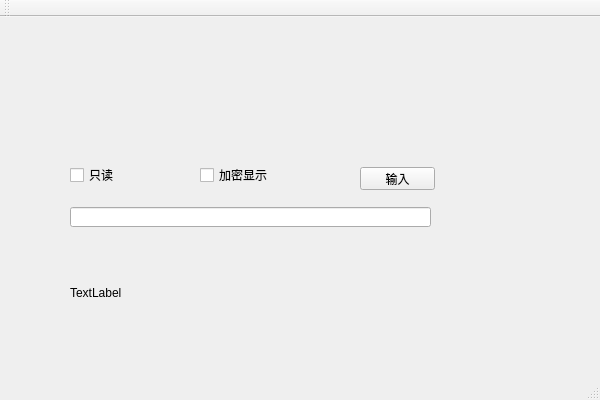
<?xml version="1.0" encoding="UTF-8"?>
<ui version="4.0">
 <class>QtWidgetsApplication1Class</class>
 <widget class="QMainWindow" name="QtWidgetsApplication1Class">
  <property name="geometry">
   <rect>
    <x>0</x>
    <y>0</y>
    <width>600</width>
    <height>400</height>
   </rect>
  </property>
  <property name="windowTitle">
   <string>QtWidgetsApplication1</string>
  </property>
  <widget class="QWidget" name="centralWidget">
   <widget class="QCheckBox" name="checkBox">
    <property name="geometry">
     <rect>
      <x>70</x>
      <y>150</y>
      <width>71</width>
      <height>16</height>
     </rect>
    </property>
    <property name="text">
     <string>只读</string>
    </property>
   </widget>
   <widget class="QCheckBox" name="checkBox_2">
    <property name="geometry">
     <rect>
      <x>200</x>
      <y>150</y>
      <width>71</width>
      <height>16</height>
     </rect>
    </property>
    <property name="text">
     <string>加密显示</string>
    </property>
   </widget>
   <widget class="QPushButton" name="pushButton">
    <property name="geometry">
     <rect>
      <x>360</x>
      <y>150</y>
      <width>75</width>
      <height>23</height>
     </rect>
    </property>
    <property name="text">
     <string>输入</string>
    </property>
   </widget>
   <widget class="QLineEdit" name="lineEdit">
    <property name="geometry">
     <rect>
      <x>70</x>
      <y>190</y>
      <width>361</width>
      <height>20</height>
     </rect>
    </property>
   </widget>
   <widget class="QLabel" name="label">
    <property name="geometry">
     <rect>
      <x>70</x>
      <y>270</y>
      <width>54</width>
      <height>12</height>
     </rect>
    </property>
    <property name="text">
     <string>TextLabel</string>
    </property>
   </widget>
  </widget>
  <widget class="QMenuBar" name="menuBar">
   <property name="geometry">
    <rect>
     <x>0</x>
     <y>0</y>
     <width>600</width>
     <height>23</height>
    </rect>
   </property>
  </widget>
  <widget class="QToolBar" name="mainToolBar">
   <attribute name="toolBarArea">
    <enum>TopToolBarArea</enum>
   </attribute>
   <attribute name="toolBarBreak">
    <bool>false</bool>
   </attribute>
  </widget>
  <widget class="QStatusBar" name="statusBar"/>
 </widget>
 <layoutdefault spacing="6" margin="11"/>
 <resources>
  <include location="qtwidgetsapplication1.qrc"/>
 </resources>
 <connections>
  <connection>
   <sender>checkBox</sender>
   <signal>clicked()</signal>
   <receiver>QtWidgetsApplication1Class</receiver>
   <slot>on_checkBox_clicked()</slot>
   <hints>
    <hint type="sourcelabel">
     <x>97</x>
     <y>190</y>
    </hint>
    <hint type="destinationlabel">
     <x>153</x>
     <y>118</y>
    </hint>
   </hints>
  </connection>
  <connection>
   <sender>checkBox_2</sender>
   <signal>clicked()</signal>
   <receiver>QtWidgetsApplication1Class</receiver>
   <slot>on_checkBox_2_clicked()</slot>
   <hints>
    <hint type="sourcelabel">
     <x>238</x>
     <y>188</y>
    </hint>
    <hint type="destinationlabel">
     <x>285</x>
     <y>167</y>
    </hint>
   </hints>
  </connection>
 </connections>
 <slots>
  <slot>on_checkBox_clicked()</slot>
  <slot>on_checkBox_2_clicked()</slot>
 </slots>
</ui>
